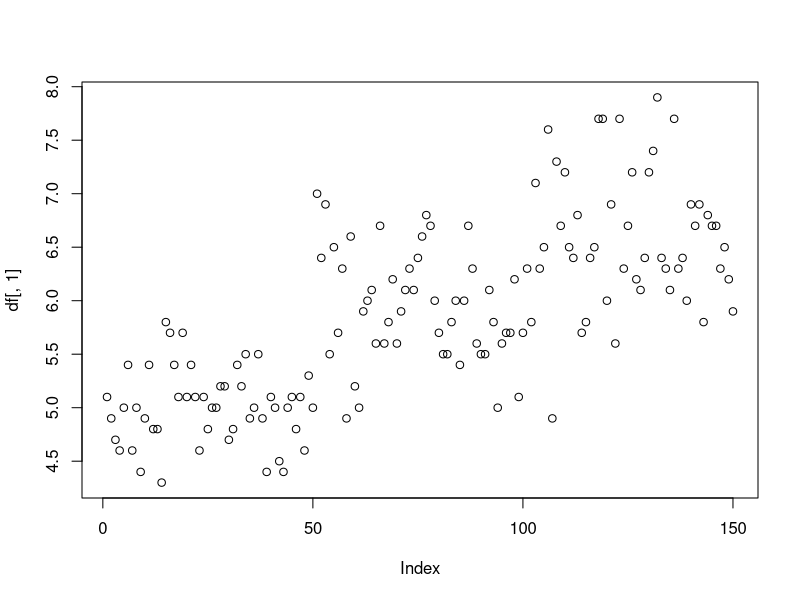

This chart was generated by the following R code:
## ---- chunk 1
knitr::opts_chunk$set(echo = TRUE)
## ---- chunk 2
df=(iris)

names(df)
## ---- chunk 3
summary(df)
## ---- chunk 4
plot(df[,1])
